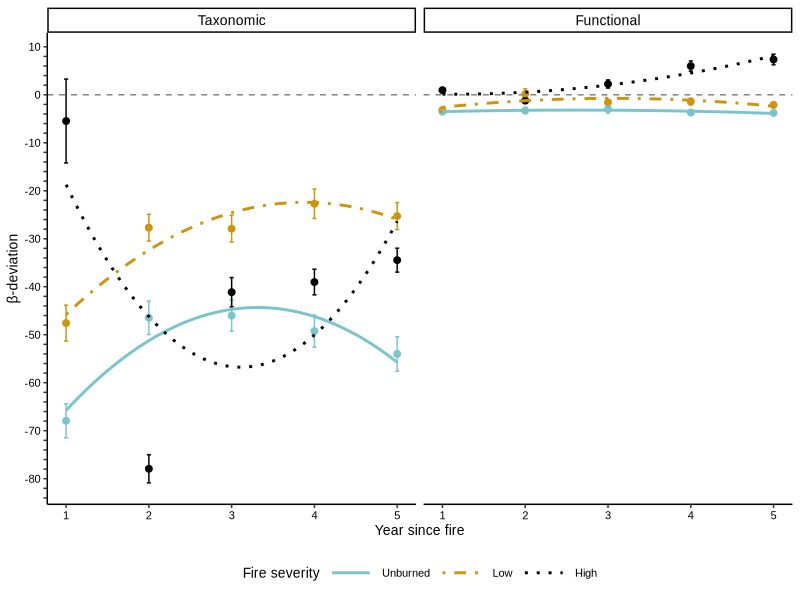

Reproduce this figure in R.
library(tidyverse)

################################################################################
# This code calculates and plots the beta deviations for all severity-year     #
# combinations using the bootstrapped beta diversity values and the randomized #
# (null) beta diversity values. The beta deviations are calculated by          #
# subtracting the mean null beta diversity value from each bootstrapped beta   #
# diversity value and dividing by the standard deviation of the null beta      #
# diversity.                                                                   #
#                                                                              #  
# Regression analysis is at the end of the code, including model selection     #
# (using AIC) to select a linear versus quadratic model.                       #
################################################################################

# Read in bootstrapped observed beta diversity values and null beta diversity values
obs <- read_csv("Bootstrap Observed Beta Values/bootstrap_beta.csv")

null <- read_csv("Null Model/nullBeta_allyears.csv") %>%
  pivot_longer(cols=c(tax, fun), names_to="type", values_to="null") %>%
  group_by(year, severity, type) %>%
  summarise(sd=sd(null), null=mean(null)) %>%
  select(year, type, severity, null, sd)

# Join observed and null beta diversity values and calculate beta deviation
data <- obs %>%
  left_join(null) %>%
  mutate(dev=NA, across(dev, ~(beta-null)/sd)) %>%
  mutate(severity=factor(severity, levels=c("U", "L", "H")))

# Calculate mean and standard deviation of beta deviations for use in plots
deviation <- data %>%
  group_by(year, type, severity) %>%
  summarise(sd=sd(dev), dev=mean(dev))

# Plot beta deviations through time by severity
tiff("Fig1.tiff", width=18, height=18, units="cm", res=600)

deviation %>%
  mutate(severity=case_when(
    severity=="U" ~ "Unburned",
    severity=="L" ~ "Low",
    severity=="H" ~ "High"
  )) %>%
  mutate(severity=factor(severity, levels=c("Unburned", "Low", "High"))) %>%
  mutate(type=case_when(
    type=="tax" ~ "Taxonomic",
    type=="fun" ~ "Functional"
  )) %>%
  ggplot(aes(year, dev, color=severity)) +
  geom_hline(yintercept=0, color="gray50", linetype="dashed") +
  geom_point(size=2, show.legend=F) +
  geom_errorbar(aes(ymin=dev-sd, ymax=dev+sd), width=0.05, show.legend=F) +
  geom_smooth(aes(linetype=severity), method="lm", formula=y~poly(x,2), se=FALSE) +
  facet_wrap(~factor(type, levels=c("Taxonomic", "Functional")), ncol=2) +
  scale_linetype_manual(values=c("solid", "dotdash", "dotted")) + 
  scale_color_manual(values=c("cadetblue3", "darkgoldenrod3", "black")) +
  scale_y_continuous(breaks=seq(-90,10,2),
                     labels = c(-90, rep("",4),
                                -80, rep("",4),
                                -70, rep("",4),
                                -60, rep("",4),
                                -50, rep("",4),
                                -40, rep("",4),
                                -30, rep("",4),
                                -20, rep("",4),
                                -10, rep("",4),
                                0, rep("",4), 10)) +
  xlab("Year since fire") +
  ylab("β-deviation") +
  labs(color="Fire severity", linetype="Fire severity") +
  theme_classic() +
  theme(axis.text.x=element_text(color="black", size=8, family="Arial"), 
        axis.text.y=element_text(color="black", size=8, family="Arial"),
        axis.title.x=element_text(color="black", size=10, family="Arial"),
        axis.title.y=element_text(color="black", size=10, family="Arial"),
        strip.text.x = element_text(color="black", size = 10, family="Arial"),
        legend.text=element_text(color="black", size=8, family="Arial"),
        legend.title=element_text(color="black", size=10, family="Arial"),
        legend.key.width=unit(1.2,"cm"),
        legend.position="bottom")

dev.off()

# Linear and quadratic regressions, with AIC test
# Based on AIC test, quadratic regression is used in final results
lin_tax <- lm(dev~year*severity, data[data$type=="tax",])
lin_fun <- lm(dev~year*severity, data[data$type=="fun",])
qua_tax <- lm(dev~year*severity*I(year^2), data[data$type=="tax",])
qua_fun <- lm(dev~year*severity*I(year^2), data[data$type=="fun",])

summary(lin_tax)
summary(lin_fun)
summary(qua_tax)
summary(qua_fun)
write.csv(data.frame(summary(qua_tax)$coefficients), "qua_tax.csv")
write.csv(data.frame(summary(qua_fun)$coefficients), "qua_fun.csv")

AIC(lin_tax)
AIC(lin_fun)
AIC(qua_tax)
AIC(qua_fun)
